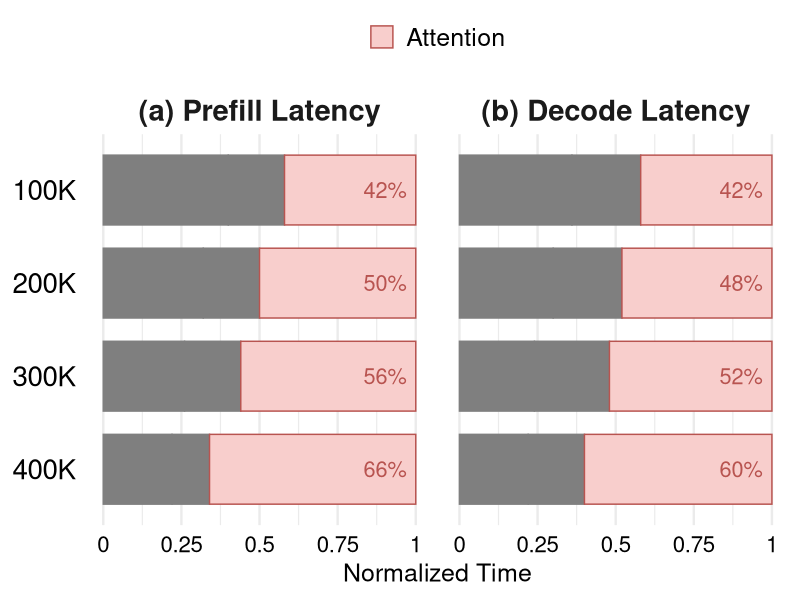

Write R code to recreate this figure.
library(tidyverse)

data <- read_csv("data/breakdown_1.csv") %>%
  mutate(
    stage = fct_inorder(stage),
    tokens = fct_rev(fct_inorder(tokens)),
    component = fct_inorder(component)
  )

fig <- ggplot(data, aes(x = latency, y = tokens, fill = component, colour = component)) +
  geom_col(width = 0.75, position = position_stack(reverse = TRUE)) +
  geom_text(
    data = data %>% filter(component == "Attention"),
    aes(
      x = 0.97,
      y = tokens,
      label = scales::percent(latency, accuracy = 1)
    ),
    colour = "#B85450",
    size = 5.5,
    inherit.aes = FALSE,
    hjust = 1
  ) +
  facet_grid(. ~ stage) +
  scale_fill_manual(
    values = c("Non-Attention" = "#DAE8FC", "Attention" = "#F8CECC"),
    labels = c("Non-Attention" = "Non-Attention (MLP, QKV Proj, etc.)", "Attention" = "Attention"),
  ) +
  scale_colour_manual(
    values = c("Non-Attention" = "#6C8EBF", "Attention" = "#B85450"),
    labels = c("Non-Attention" = "Non-Attention (MLP, QKV Proj, etc.)", "Attention" = "Attention"),
  ) +
  scale_x_continuous(
    limits = c(0, 1),
    breaks = c(0, 0.25, 0.5, 0.75, 1),
    labels = c("0", "0.25", "0.5", "0.75", "1"),
  ) +
  labs(x = "Normalized Time", y = NULL) +
  theme_minimal(base_size = 18) +
  theme(
    strip.text = element_text(size = 21, face = "bold"),
    legend.position = "top",
    legend.title = element_blank(),
    legend.text = element_text(size = 18),
    axis.text.x = element_text(size = 16, colour = "black"),
    axis.text.y = element_text(size = 20, colour = "black"),
    panel.grid.major.y = element_blank(),
  )

ggsave("breakdown_1.pdf", fig, width = 7.0, height = 4.0, units = "in")
